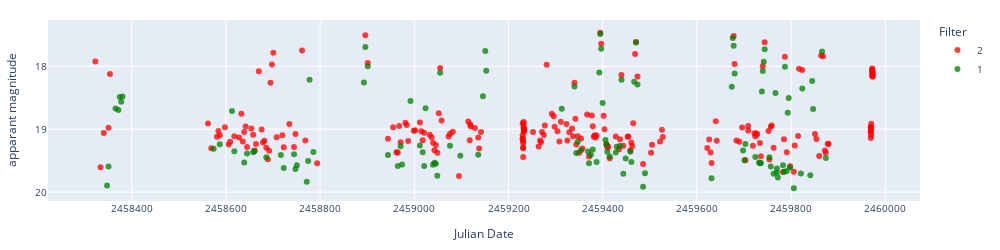
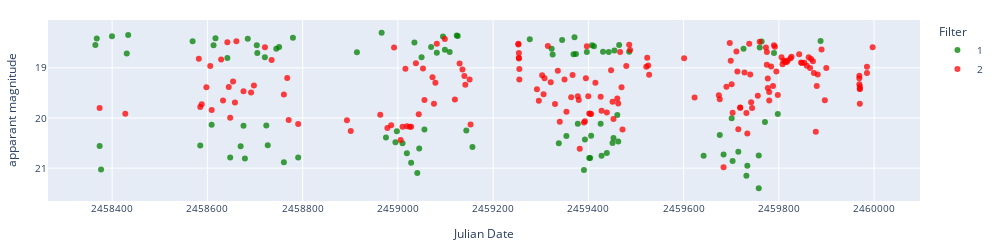
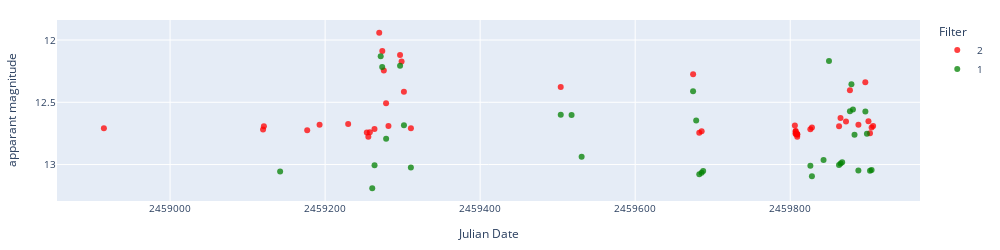
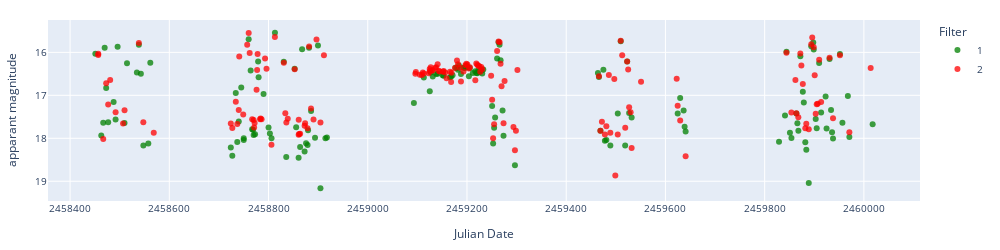

Write notebook code for charts like these, in order.
### Markdown cell above
### Display light curves

### Code cell
date = '2023_03_25'

manuallist = False

# Apply errorbars
error = False
start = 60
end = 100
column = 'labels_2'
objclass = 'dwarf_nova_Z_Cam'

if error == True:
        errCollasair1 = 'sigmapsf'
        errCollasair2 = 'dc_sigmag'
else:
    errCollasair1 = None
    errCollasair2 = None

# objlist = dataset[dataset[column].str.contains('UGSS', na=False)]['oid_ztf'].iloc[start:end]
# objtype = dataset[dataset[column].str.contains('UGSS', na=False)]['type_aavso'].iloc[start:end]
objlist = dataset[dataset[column].isin([objclass])]['oid_ztf'].iloc[start:end]
objtype = dataset[dataset[column].isin([objclass])]['type_aavso'].iloc[start:end]
# objlist = dataset[dataset[column]>0]['oid_ztf'].iloc[start:end]
# objtype = dataset[dataset[column]>0]['type_aavso'].iloc[start:end]

if manuallist==True:
     objlist = ['ZTF19aaontsz', 'ZTF21acdinya', 'ZTF22aahisfz', 'ZTF19aaxnqtg',
       'ZTF18adqfzli', 'ZTF18aabgsjq', 'ZTF17aadpvbz', 'ZTF20acqzguf',
       'ZTF18accemjz', 'ZTF18abxxpkk', 'ZTF18aaylslx', 'ZTF19aacgush',
       'ZTF18adooaph', 'ZTF18absrqum', 'ZTF19acwgoya', 'ZTF18abuocqk',
       'ZTF22aaykkiq', 'ZTF18adqqrtm']
     objtype = ['N', 'N', 'N', 'UGSU', 'UGSU', 'UGSU', 'UGSU', 'UGSU', 'UGSU',
       'UGSU', 'UGSU', 'UGSU', 'UGSU', 'UGSU', 'UGSU', 'UGSU', 'UGWZ',
       'UGZ/IW']

i=0
for object, type in zip(objlist, objtype):
    print(i, object, type)
    
    # Display lasair difference magnitude and apparent magnitude light curves.
    lc_lasair = load_lasair_lc(object, path=f'../lightcurves_dataset/lasair_{date}')
    lc_lasair_appmag = lasair_clean(lc_lasair, limit=25, magerrlim=1)

    # print('Lasair difference magnitude')
    # display_lightcurve(lc_lasair,x='jd',y='magpsf',errorCol=errCollasair1)
    print('Lasair apparent magnitude')
    display_lightcurve(lc_lasair_appmag,x='jd',y='dc_mag',errorCol=errCollasair2)
    i+=1

### Figure 1 — Plotly figure (JSON) as saved in the notebook; plotly's stock layout.template omitted (floating-point values rounded to 4 significant figures; data arrays with more than 128 entries replaced by an {"elided": "..."} marker saying what was removed)
{"data": [{"hovertemplate": "Filter=2<br>Julian Date=%{x}<br>apparant magnitude=%{y}<extra></extra>", "legendgroup": "2", "marker": {"color": "red", "opacity": 0.75, "symbol": "circle"}, "mode": "markers", "name": "2", "orientation": "v", "showlegend": true, "type": "scatter", "x": {"elided": "227 float values"}, "xaxis": "x", "y": {"elided": "227 float values"}, "yaxis": "y"}, {"hovertemplate": "Filter=1<br>Julian Date=%{x}<br>apparant magnitude=%{y}<extra></extra>", "legendgroup": "1", "marker": {"color": "green", "opacity": 0.75, "symbol": "circle"}, "mode": "markers", "name": "1", "orientation": "v", "showlegend": true, "type": "scatter", "x": [2458000.0, 2458000.0, 2458000.0, 2458000.0, 2458000.0, 2458000.0, 2458000.0, 2459000.0, 2459000.0, 2459000.0, 2459000.0, 2459000.0, 2459000.0, 2459000.0, 2459000.0, 2459000.0, 2459000.0, 2459000.0, 2459000.0, 2459000.0, 2459000.0, 2459000.0, 2459000.0, 2459000.0, 2459000.0, 2459000.0, 2459000.0, 2459000.0, 2459000.0, 2459000.0, 2459000.0, 2459000.0, 2459000.0, 2459000.0, 2459000.0, 2459000.0, 2459000.0, 2459000.0, 2459000.0, 2459000.0, 2459000.0, 2459000.0, 2459000.0, 2459000.0, 2459000.0, 2459000.0, 2459000.0, 2459000.0, 2459000.0, 2459000.0, 2459000.0, 2459000.0, 2459000.0, 2459000.0, 2459000.0, 2459000.0, 2459000.0, 2459000.0, 2459000.0, 2459000.0, 2459000.0, 2459000.0, 2459000.0, 2459000.0, 2459000.0, 2459000.0, 2459000.0, 2459000.0, 2459000.0, 2459000.0, 2459000.0, 2459000.0, 2459000.0, 2459000.0, 2459000.0, 2459000.0, 2459000.0, 2459000.0, 2459000.0, 2460000.0, 2460000.0, 2460000.0, 2460000.0, 2460000.0, 2460000.0, 2460000.0, 2460000.0, 2460000.0, 2460000.0, 2460000.0, 2460000.0, 2460000.0, 2460000.0, 2460000.0, 2460000.0, 2460000.0, 2460000.0, 2460000.0, 2460000.0, 2460000.0, 2460000.0, 2460000.0, 2460000.0, 2460000.0, 2460000.0, 2460000.0, 2460000.0, 2460000.0, 2460000.0, 2460000.0, 2460000.0, 2460000.0, 2460000.0, 2460000.0, 2460000.0, 2460000.0, 2460000.0], "xaxis": "x", "y": [19.89, 19.59, 18.67, 18.69, 18.49, 18.56, 18.48, 19.31, 19.24, 18.71, 19.35, 19.53, 19.39, 19.37, 19.35, 19.45, 19.41, 19.62, 19.4, 19.63, 19.57, 19.83, 19.51, 18.21, 19.36, 18.26, 17.69, 18.0, 19.41, 19.59, 19.27, 19.56, 18.55, 19.26, 19.36, 19.58, 18.66, 19.56, 19.53, 19.55, 19.74, 18.1, 19.26, 19.42, 19.41, 18.47, 17.76, 18.07, 18.68, 18.32, 19.38, 19.2, 19.33, 19.36, 19.54, 19.4, 19.32, 19.52, 18.1, 17.49, 17.72, 18.58, 19.17, 19.24, 19.36, 19.43, 19.37, 19.28, 19.26, 18.21, 19.71, 19.47, 19.36, 19.52, 18.24, 17.62, 18.29, 19.92, 19.7, 19.78, 18.33, 17.55, 17.67, 18.11, 19.34, 19.49, 19.24, 19.44, 19.53, 19.54, 19.54, 18.4, 18.07, 17.93, 17.73, 19.44, 19.59, 19.71, 18.42, 19.69, 19.63, 19.77, 19.57, 19.68, 18.01, 19.66, 18.74, 18.51, 19.61, 19.94, 19.7, 18.35, 19.73, 18.23, 18.68, 17.77, 19.46], "yaxis": "y"}], "layout": {"font": {"size": 10}, "height": 250, "legend": {"title": {"text": "Filter"}, "tracegroupgap": 0}, "margin": {"b": 20, "l": 20, "r": 20, "t": 20}, "width": 1000, "xaxis": {"anchor": "y", "domain": [0, 1], "tickformat": "float", "title": {"text": "Julian Date"}}, "yaxis": {"anchor": "x", "autorange": "reversed", "domain": [0, 1], "title": {"text": "apparant magnitude"}}}}

### Figure 2 — Plotly figure (JSON) as saved in the notebook; plotly's stock layout.template omitted (floating-point values rounded to 4 significant figures; data arrays with more than 128 entries replaced by an {"elided": "..."} marker saying what was removed)
{"data": [{"hovertemplate": "Filter=1<br>Julian Date=%{x}<br>apparant magnitude=%{y}<extra></extra>", "legendgroup": "1", "marker": {"color": "green", "opacity": 0.75, "symbol": "circle"}, "mode": "markers", "name": "1", "orientation": "v", "showlegend": true, "type": "scatter", "x": [2458000.0, 2458000.0, 2458000.0, 2458000.0, 2458000.0, 2458000.0, 2458000.0, 2459000.0, 2459000.0, 2459000.0, 2459000.0, 2459000.0, 2459000.0, 2459000.0, 2459000.0, 2459000.0, 2459000.0, 2459000.0, 2459000.0, 2459000.0, 2459000.0, 2459000.0, 2459000.0, 2459000.0, 2459000.0, 2459000.0, 2459000.0, 2459000.0, 2459000.0, 2459000.0, 2459000.0, 2459000.0, 2459000.0, 2459000.0, 2459000.0, 2459000.0, 2459000.0, 2459000.0, 2459000.0, 2459000.0, 2459000.0, 2459000.0, 2459000.0, 2459000.0, 2459000.0, 2459000.0, 2459000.0, 2459000.0, 2459000.0, 2459000.0, 2459000.0, 2459000.0, 2459000.0, 2459000.0, 2459000.0, 2459000.0, 2459000.0, 2459000.0, 2459000.0, 2459000.0, 2459000.0, 2459000.0, 2459000.0, 2459000.0, 2459000.0, 2459000.0, 2459000.0, 2459000.0, 2459000.0, 2459000.0, 2459000.0, 2459000.0, 2459000.0, 2459000.0, 2459000.0, 2459000.0, 2459000.0, 2459000.0, 2459000.0, 2459000.0, 2460000.0, 2460000.0, 2460000.0, 2460000.0, 2460000.0, 2460000.0, 2460000.0, 2460000.0, 2460000.0, 2460000.0, 2460000.0, 2460000.0, 2460000.0, 2460000.0, 2460000.0, 2460000.0, 2460000.0], "xaxis": "x", "y": [18.55, 18.42, 20.56, 21.03, 18.37, 18.71, 18.35, 18.47, 20.55, 20.13, 18.55, 18.41, 18.8, 20.79, 20.57, 20.15, 20.81, 18.42, 18.55, 18.7, 18.79, 20.15, 20.54, 18.62, 18.58, 20.89, 18.4, 20.79, 18.69, 18.3, 20.39, 20.48, 20.26, 20.5, 20.7, 20.89, 18.49, 21.1, 20.61, 18.79, 20.23, 18.58, 18.7, 18.38, 18.64, 18.68, 18.36, 18.36, 20.25, 20.58, 18.43, 18.62, 18.73, 20.51, 18.44, 20.36, 18.73, 18.39, 18.72, 20.11, 21.04, 20.43, 18.68, 20.8, 20.8, 20.35, 18.55, 18.57, 20.11, 20.75, 18.68, 20.7, 18.68, 20.5, 20.4, 18.65, 19.94, 20.47, 18.54, 18.68, 20.76, 20.34, 20.73, 20.01, 20.86, 20.67, 18.62, 21.15, 20.95, 20.75, 21.4, 18.59, 18.48, 20.08, 18.7, 19.92, 18.46], "yaxis": "y"}, {"hovertemplate": "Filter=2<br>Julian Date=%{x}<br>apparant magnitude=%{y}<extra></extra>", "legendgroup": "2", "marker": {"color": "red", "opacity": 0.75, "symbol": "circle"}, "mode": "markers", "name": "2", "orientation": "v", "showlegend": true, "type": "scatter", "x": {"elided": "176 float values"}, "xaxis": "x", "y": {"elided": "176 float values"}, "yaxis": "y"}], "layout": {"font": {"size": 10}, "height": 250, "legend": {"title": {"text": "Filter"}, "tracegroupgap": 0}, "margin": {"b": 20, "l": 20, "r": 20, "t": 20}, "width": 1000, "xaxis": {"anchor": "y", "domain": [0, 1], "tickformat": "float", "title": {"text": "Julian Date"}}, "yaxis": {"anchor": "x", "autorange": "reversed", "domain": [0, 1], "title": {"text": "apparant magnitude"}}}}

### Figure 3 — Plotly figure (JSON) as saved in the notebook; plotly's stock layout.template omitted (floating-point values rounded to 4 significant figures)
{"data": [{"hovertemplate": "Filter=2<br>Julian Date=%{x}<br>apparant magnitude=%{y}<extra></extra>", "legendgroup": "2", "marker": {"color": "red", "opacity": 0.75, "symbol": "circle"}, "mode": "markers", "name": "2", "orientation": "v", "showlegend": true, "type": "scatter", "x": [2459000.0, 2459000.0, 2459000.0, 2459000.0, 2459000.0, 2459000.0, 2459000.0, 2459000.0, 2459000.0, 2459000.0, 2459000.0, 2459000.0, 2459000.0, 2459000.0, 2459000.0, 2459000.0, 2459000.0, 2459000.0, 2459000.0, 2460000.0, 2460000.0, 2460000.0, 2460000.0, 2460000.0, 2460000.0, 2460000.0, 2460000.0, 2460000.0, 2460000.0, 2460000.0, 2460000.0, 2460000.0, 2460000.0, 2460000.0, 2460000.0, 2460000.0, 2460000.0, 2460000.0, 2460000.0, 2460000.0, 2460000.0, 2460000.0, 2460000.0, 2460000.0], "xaxis": "x", "y": [12.71, 12.72, 12.69, 12.72, 12.68, 12.67, 12.74, 12.78, 12.74, 12.71, 11.94, 12.09, 12.24, 12.51, 12.69, 12.12, 12.17, 12.42, 12.71, 12.38, 12.27, 12.75, 12.73, 12.69, 12.73, 12.75, 12.74, 12.75, 12.75, 12.76, 12.76, 12.78, 12.72, 12.7, 12.69, 12.63, 12.65, 12.4, 12.68, 12.34, 12.65, 12.75, 12.7, 12.69], "yaxis": "y"}, {"hovertemplate": "Filter=1<br>Julian Date=%{x}<br>apparant magnitude=%{y}<extra></extra>", "legendgroup": "1", "marker": {"color": "green", "opacity": 0.75, "symbol": "circle"}, "mode": "markers", "name": "1", "orientation": "v", "showlegend": true, "type": "scatter", "x": [2459000.0, 2459000.0, 2459000.0, 2459000.0, 2459000.0, 2459000.0, 2459000.0, 2459000.0, 2459000.0, 2460000.0, 2460000.0, 2460000.0, 2460000.0, 2460000.0, 2460000.0, 2460000.0, 2460000.0, 2460000.0, 2460000.0, 2460000.0, 2460000.0, 2460000.0, 2460000.0, 2460000.0, 2460000.0, 2460000.0, 2460000.0, 2460000.0, 2460000.0, 2460000.0, 2460000.0, 2460000.0, 2460000.0], "xaxis": "x", "y": [13.06, 13.19, 13.01, 12.13, 12.22, 12.79, 12.21, 12.68, 13.02, 12.6, 12.6, 12.94, 12.41, 12.65, 13.08, 13.07, 13.05, 13.01, 13.09, 12.96, 12.17, 13.0, 12.99, 12.98, 12.57, 12.36, 12.56, 12.76, 13.05, 12.57, 12.75, 13.05, 13.04], "yaxis": "y"}], "layout": {"font": {"size": 10}, "height": 250, "legend": {"title": {"text": "Filter"}, "tracegroupgap": 0}, "margin": {"b": 20, "l": 20, "r": 20, "t": 20}, "width": 1000, "xaxis": {"anchor": "y", "domain": [0, 1], "tickformat": "float", "title": {"text": "Julian Date"}}, "yaxis": {"anchor": "x", "autorange": "reversed", "domain": [0, 1], "title": {"text": "apparant magnitude"}}}}

### Figure 4 — Plotly figure (JSON) as saved in the notebook; plotly's stock layout.template omitted (floating-point values rounded to 4 significant figures; data arrays with more than 128 entries replaced by an {"elided": "..."} marker saying what was removed)
{"data": [{"hovertemplate": "Filter=1<br>Julian Date=%{x}<br>apparant magnitude=%{y}<extra></extra>", "legendgroup": "1", "marker": {"color": "green", "opacity": 0.75, "symbol": "circle"}, "mode": "markers", "name": "1", "orientation": "v", "showlegend": true, "type": "scatter", "x": {"elided": "150 float values"}, "xaxis": "x", "y": {"elided": "150 float values"}, "yaxis": "y"}, {"hovertemplate": "Filter=2<br>Julian Date=%{x}<br>apparant magnitude=%{y}<extra></extra>", "legendgroup": "2", "marker": {"color": "red", "opacity": 0.75, "symbol": "circle"}, "mode": "markers", "name": "2", "orientation": "v", "showlegend": true, "type": "scatter", "x": {"elided": "160 float values"}, "xaxis": "x", "y": {"elided": "160 float values"}, "yaxis": "y"}], "layout": {"font": {"size": 10}, "height": 250, "legend": {"title": {"text": "Filter"}, "tracegroupgap": 0}, "margin": {"b": 20, "l": 20, "r": 20, "t": 20}, "width": 1000, "xaxis": {"anchor": "y", "domain": [0, 1], "tickformat": "float", "title": {"text": "Julian Date"}}, "yaxis": {"anchor": "x", "autorange": "reversed", "domain": [0, 1], "title": {"text": "apparant magnitude"}}}}
